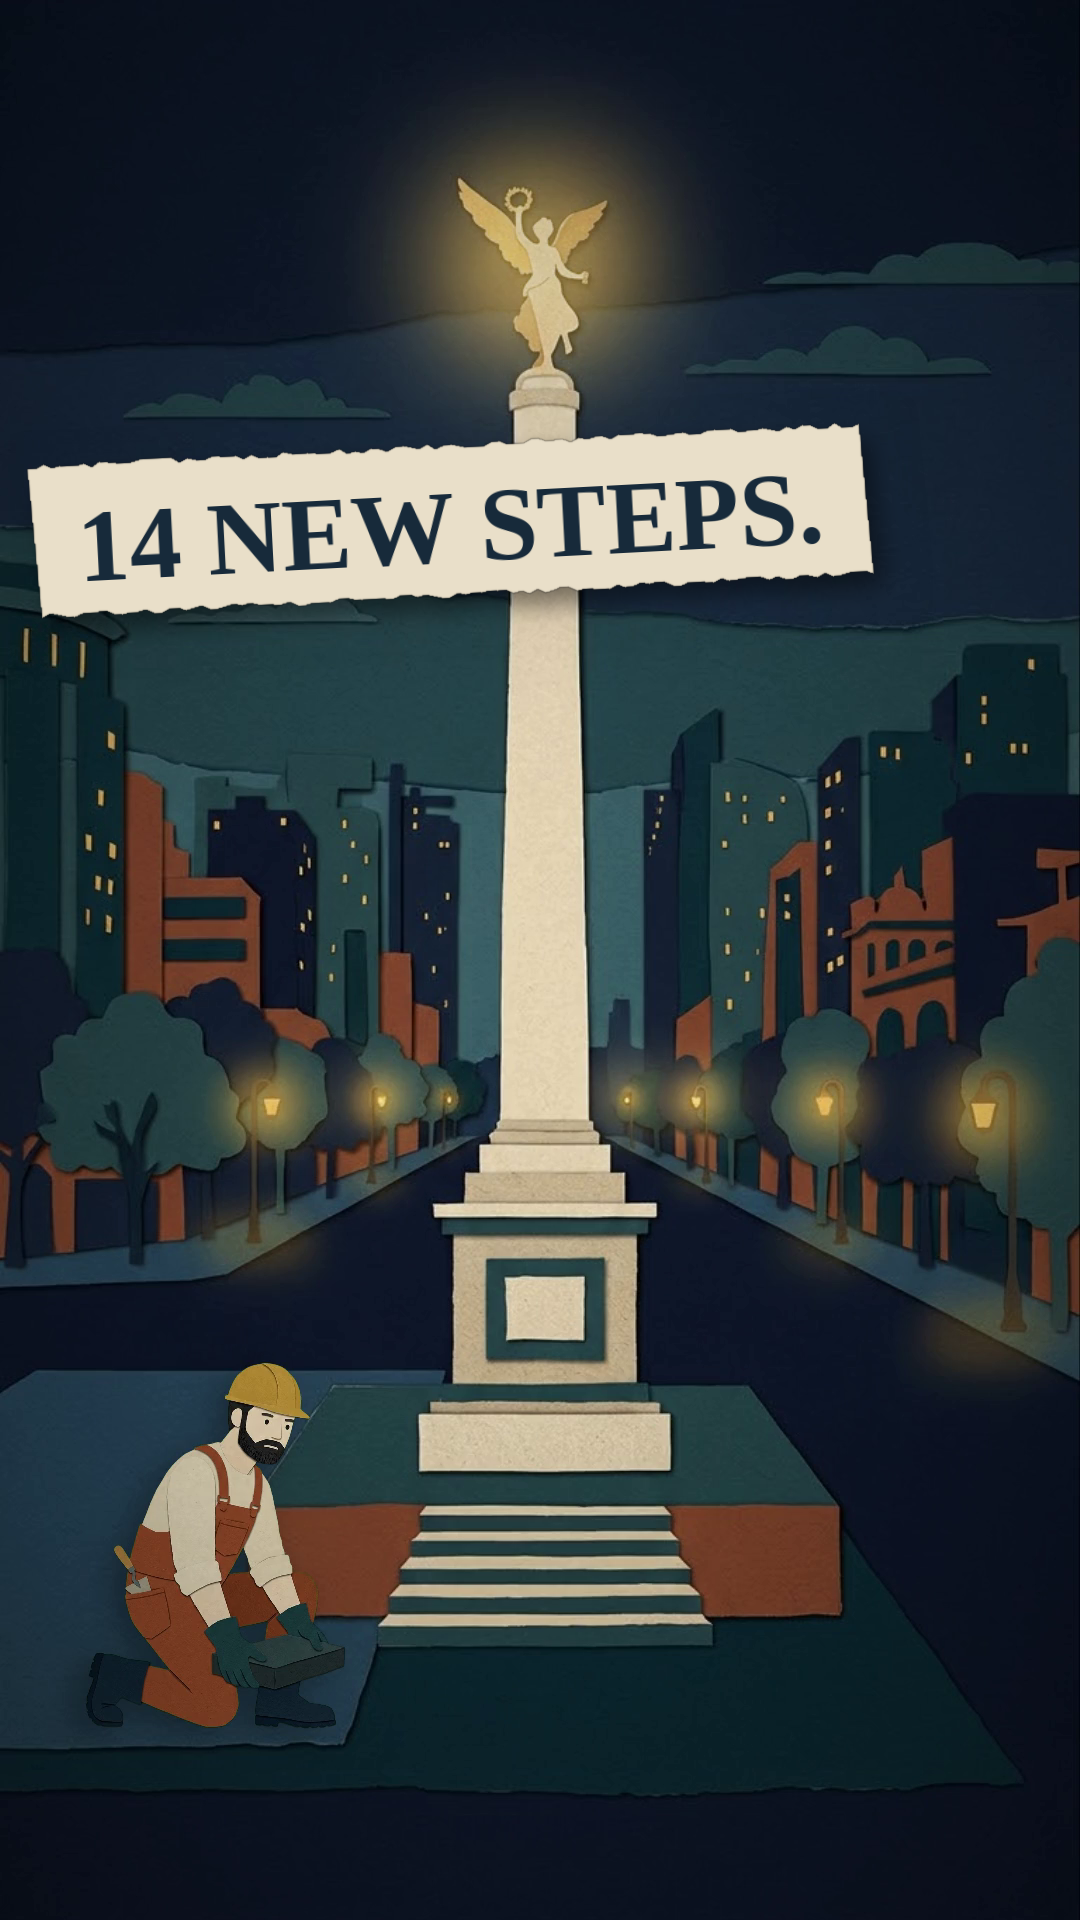

This figure's Python source:
# Cover: frame 0 (premise) + cover text on a torn paper strip. Usage: python3 cover.py <work dir> <out png>
import sys, os, subprocess, numpy as np
from PIL import Image
sys.path.insert(0, os.path.join(os.path.dirname(os.path.abspath(__file__)), '../../engine'))
from lib import paper_strip, warp, over, affine
S, OUT = sys.argv[1], sys.argv[2]
raw = subprocess.run(['ffmpeg', '-v', 'error', '-i', f'{S}/video_noaudio.mp4', '-vframes', '1', '-f', 'rawvideo', '-pix_fmt', 'rgb24', '-'], capture_output=True).stdout
f = np.frombuffer(raw, np.uint8).reshape(1920, 1080, 3).astype(np.float32) / 255
f = np.dstack([f, np.ones((1920, 1080), np.float32)])
s = paper_strip('14 NEW STEPS.', '/usr/share/fonts/truetype/liberation/LiberationSerif-Bold.ttf', 104, pad=(46, 26), seed=5)
h, w = s.shape[:2]
over(f, warp(s, affine(1.0, -3.0, (w / 2, h / 2), (450, 520))), shadow=0.45, sh_off=(10, 14), sh_blur=12)
Image.fromarray((np.clip(f[..., :3], 0, 1) * 255).astype(np.uint8)).save(OUT)
